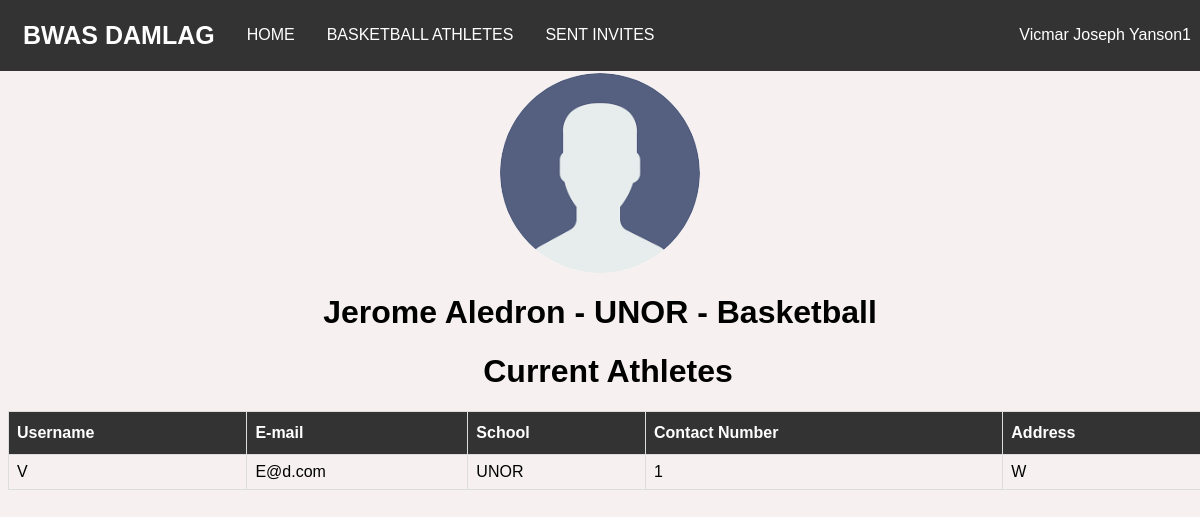
Page /userProfile.php?id=25 (signed in) on the committed database.
### tables this page shows
CREATE TABLE `users` (
  `id` int(20) NOT NULL,
  `name` varchar(70) NOT NULL,
  `password` varchar(40) NOT NULL,
  `email` varchar(50) NOT NULL,
  `school` varchar(100) DEFAULT NULL,
  `previous_school` text,
  `contact` varchar(20) DEFAULT NULL,
  `address` varchar(100) DEFAULT NULL,
  `birthdate` date NOT NULL,
  `gender` text NOT NULL,
  `sport` text,
  `position` text,
  `created_at` datetime NOT NULL,
  `updated_at` datetime NOT NULL,
  `type` text NOT NULL,
  `status` text NOT NULL,
  `image` varchar(100) NOT NULL
);

### web_db.php (called while the page is built, shortened)
<?php
$dbHost = 'localhost';
$dbName = 'android_db';
$dbUser = 'root';
$dbPass = '';
    try {
        $config = new PDO("mysql:host={$dbHost};dbname={$dbName}",$dbUser,$dbPass);
        $config->setAttribute(PDO::ATTR_ERRMODE,PDO::ERRMODE_EXCEPTION);
    } catch(PDOException $e) {
        echo $e->getMessage();
    }
    include_once('web_config.php');
    $pdo = new Config($config);
?>

### authentication.php (called while the page is built, shortened)
<?php
            $email = $_SESSION['email'];
            $current_user = $pdo->checkEmail($email);
?>

### web_config.php (called while the page is built, shortened)
<?php
    class Config {
        private $db;
        function __construct($config){
            $this->db = $config;
        }
        public function findClient($id){
            try{
                $query = $this->db->prepare("SELECT * FROM users WHERE id = :id");
                $query->bindparam(":id", $id);
                $query->execute();
                return $result = $query->fetch();
            }catch(PDOException $e){
                echo $e->getMessage();
                return false;
            }
        }
        public function checkEmail($email){
            try{
                $query = $this->db->prepare("SELECT * from users where email=:email");
                $query->bindparam(":email", $email);
                $query->execute();
                return $request = $query->fetch();
            }catch(Exception $e){
                echo $e->getMessage();
                return false;
            }
        }
        public function fetchAthletes($sport,$school){
            try{
                $query = $this->db->prepare("SELECT * from users WHERE sport=:sport AND school=:school AND type='Athlete'");
                $query->bindparam(":sport", $sport);
                $query->bindparam(":school", $school);
                $query->execute();
                return $request = $query->fetchAll();
            }catch(Exception $e){
                echo $e->getMessage();
                return false;
            }
        }
    }
?>

### userProfile.php (the view, shortened to what this page needs)
<?php
    include_once('web_db.php');
    include_once('authentication.php');
    $id = $_GET['id'];
    $user = $pdo->findClient($id);
?>
<html>
    <head>
        <link href="styles.css" rel="stylesheet" />
    </head>
    <body>
        <?php include_once('navbar.php'); ?>
        <?php if($user['type'] ==  'Coach'){ ?>
            <?php $imageURL = 'uploads/'.$user["image"];?>
            <center><img src="<?php if(empty($user["image"])){ echo 'uploads/default.png';}else{ echo $imageURL;};?>" class="image" /></center>
            <center><h1><?php echo $user['name']?> - <?php echo $user['school']?> - <?php echo $user['sport']?></h1></center>
            <div class="container">
            <center>
                <h1>Current Athletes</h1>
                    <table id="users">
                        <thead>
                            <tr>
                                <th>Username</th>
                                <th>E-mail</th>
                                <th>School</th>
                                <th>Contact Number</th>
                                <th>Address</th>
                    </thead>
                    <tbody>
                        <?php
                            $athletes = $pdo->fetchAthletes($user['sport'], $user['school']);
                            if(is_array($athletes) && !empty($athletes)){
                                foreach($athletes as $athlete){
                        ?>
                        <tr>
                            <td><?php echo $athlete['name']; ?></td>
                            <td><?php echo $athlete['email']; ?></td>
                            <td><?php echo $athlete['school']; ?></td>
                            <td><?php echo $athlete['contact']; ?></td>
                            <td><?php echo $athlete['address']; ?></td>
                        </tr>
                        <?php } }?>
                    </tbody>
                    </table>
            </center>
        <?php } ?>
        </div>
    </body>
</html>

### navbar.php (shortened to what this page needs)
<nav class="navbar">
    <div class="container">
    <strong><a class="brand-logo" href="home.php">BWAS DAMLAG</a></strong>
    <a href="home.php" class="list">HOME</a>
    <?php
        if($current_user['type'] == 'Admin'){
    ?>
        <a href="index.php" class="list">USERS</a>
    <?php }else{ ?>
        <a href="index.php" class="list"><?php echo strtoupper($current_user['sport']);?> ATHLETES</a>
        <a href="invites.php" class="list">SENT INVITES</a>
    <?php } ?>
        <div class="dropdown user-profile list">
            <button class="dropbtn" onclick="profileDropdown()"><?php echo $current_user['name']?></button>
        </div>
    </div>
</nav>

### styles.css (style rules this page uses)
body { font-family: 'Nunito', sans-serif; background-color: #f3ebebb7; }
.container { width:1200px; margin: auto; }
#users { font-family: 'Nunito', sans-serif; border-collapse: collapse; width: 100%; }
#users td, #users th { border: 1px solid #ddd; padding: 8px; }
#users th { padding-top: 12px; padding-bottom: 12px; text-align: left; background-color: #333; color: white; }
.navbar { overflow: hidden; background-color: #333; font-family: 'Nunito', sans-serif; margin: -8px; padding: 7px; }
.navbar a { float: left; font-size: 16px; color: white; text-align: center; padding: 14px 16px; text-decoration: none; }
.navbar .list { margin-top: 5px; }
.dropdown { float: left; overflow: hidden; }
.dropdown .dropbtn { cursor: pointer; font-size: 16px; border: none; outline: none; color: white; padding: 14px 16px; background-color: inherit; font-family: inherit; margin: 0; }
.user-profile { float: right; }
.brand-logo { font-size: 25px !important; }
.image { height: 200px; width: 200px; margin-top: 10px; border: none; border-radius: 50%; }

### rows in the picture
users: sport "BASKETBALL", name "Vicmar Joseph Yanson1"
users: name "Jerome Aledron", school "UNOR", sport "Basketball"
users: name "V", email "E@d.com", school "UNOR", contact "1", address "W"
